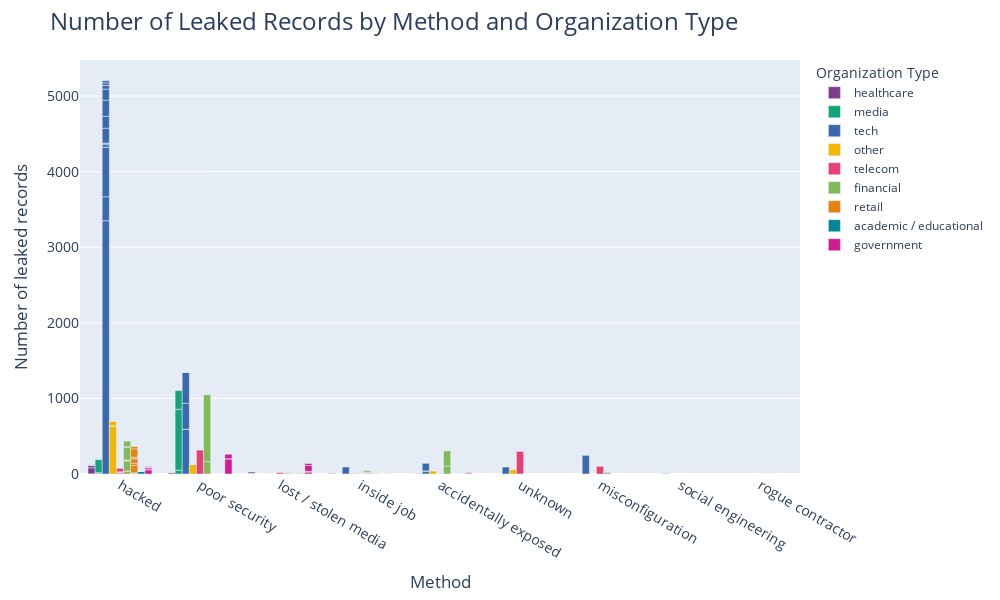

The notebook cell saved with this chart:
### Markdown cell above
**Exercis 2**

### Code cell
fig = px.bar(
    data_breaches,
    x="Method",
    y="Total No Records (M)",
    color="Organization type",
    color_discrete_sequence=px.colors.qualitative.Bold,
    barmode="group"
)

fig.update_layout(
    title="Number of Leaked Records by Method and Organization Type",
    title_font=dict(size=24),
    xaxis_title="Method",
    yaxis_title="Number of leaked records",
    font=dict(size=14),
    width=1000,
    height=600,
    legend=dict(title="Organization Type", font=dict(size=12)),
)

fig.show()

### Figure 1 — Plotly figure (JSON) as saved in the notebook; plotly's stock layout.template omitted (floating-point values rounded to 4 significant figures)
{"data": [{"alignmentgroup": "True", "hovertemplate": "Organization type=healthcare<br>Method=%{x}<br>Total No Records (M)=%{y}<extra></extra>", "legendgroup": "healthcare", "marker": {"color": "rgb(127, 60, 141)", "pattern": {"shape": ""}}, "name": "healthcare", "offsetgroup": "healthcare", "orientation": "v", "showlegend": true, "textposition": "auto", "type": "bar", "x": ["hacked", "poor security", "lost / stolen media", "lost / stolen media", "hacked", "poor security", "lost / stolen media", "hacked", "lost / stolen media", "lost / stolen media", "hacked", "hacked", "lost / stolen media", "poor security", "hacked", "poor security", "inside job", "hacked", "hacked", "inside job", "hacked", "hacked", "hacked"], "xaxis": "x", "y": [2.2, 0.5666, 4, 0.4446, 80.16, 0.091, 2.743, 30.5, 0.16, 3.314, 4.5, 0.075, 16.52, 0.315, 0.025, 12.72, 0.0067, 15, 0.7464, 6.4, 0.3, 0.13, 0.5314], "yaxis": "y"}, {"alignmentgroup": "True", "hovertemplate": "Organization type=media<br>Method=%{x}<br>Total No Records (M)=%{y}<extra></extra>", "legendgroup": "media", "marker": {"color": "rgb(17, 165, 121)", "pattern": {"shape": ""}}, "name": "media", "offsetgroup": "media", "orientation": "v", "showlegend": true, "textposition": "auto", "type": "bar", "x": ["hacked", "accidentally exposed", "poor security", "poor security", "accidentally exposed", "poor security", "hacked", "hacked", "hacked", "unknown"], "xaxis": "x", "y": [14.87, 6, 50.5, 807, 1.5, 246, 0.43, 1.27, 173, 0.38], "yaxis": "y"}, {"alignmentgroup": "True", "hovertemplate": "Organization type=tech<br>Method=%{x}<br>Total No Records (M)=%{y}<extra></extra>", "legendgroup": "tech", "marker": {"color": "rgb(57, 105, 172)", "pattern": {"shape": ""}}, "name": "tech", "offsetgroup": "tech", "orientation": "v", "showlegend": true, "textposition": "auto", "type": "bar", "x": ["hacked", "poor security", "poor security", "hacked", "inside job", "accidentally exposed", "hacked", "hacked", "hacked", "hacked", "hacked", "hacked", "hacked", "hacked", "hacked", "poor security", "poor security", "hacked", "accidentally exposed", "lost / stolen media", "accidentally exposed", "misconfiguration", "hacked", "poor security", "unknown", "hacked", "misconfiguration", "poor security", "hacked", "social engineering"], "xaxis": "x", "y": [3350.0, 592.5, 0.3, 316.5, 92, 32.37, 654.9, 0.275, 34.3, 18, 3.8, 196.4, 158.5, 213.3, 144.9, 340, 412.2, 48.94, 8.584, 0.2, 100, 250, 1.6, 0.126, 92.28, 32.57, 1.382, 0.5, 28.72, 6.054], "yaxis": "y"}, {"alignmentgroup": "True", "hovertemplate": "Organization type=other<br>Method=%{x}<br>Total No Records (M)=%{y}<extra></extra>", "legendgroup": "other", "marker": {"color": "rgb(242, 183, 1)", "pattern": {"shape": ""}}, "name": "other", "offsetgroup": "other", "orientation": "v", "showlegend": true, "textposition": "auto", "type": "bar", "x": ["hacked", "hacked", "unknown", "inside job", "hacked", "poor security", "inside job", "poor security", "hacked", "accidentally exposed"], "xaxis": "x", "y": [636.1, 0.11, 56, 11.1, 1.25, 125.2, 1.8, 0.052, 57, 38], "yaxis": "y"}, {"alignmentgroup": "True", "hovertemplate": "Organization type=telecom<br>Method=%{x}<br>Total No Records (M)=%{y}<extra></extra>", "legendgroup": "telecom", "marker": {"color": "rgb(231, 63, 116)", "pattern": {"shape": ""}}, "name": "telecom", "offsetgroup": "telecom", "orientation": "v", "showlegend": true, "textposition": "auto", "type": "bar", "x": ["poor security", "lost / stolen media", "hacked", "poor security", "hacked", "hacked", "hacked", "hacked", "hacked", "misconfiguration", "poor security", "accidentally exposed", "lost / stolen media", "hacked", "unknown", "accidentally exposed", "inside job"], "xaxis": "x", "y": [320, 0.113, 0.114, 1.9, 0.1, 1.54, 15, 4, 8.7, 100, 0.3774, 0.17, 17, 45, 299.1, 0.9, 2], "yaxis": "y"}, {"alignmentgroup": "True", "hovertemplate": "Organization type=financial<br>Method=%{x}<br>Total No Records (M)=%{y}<extra></extra>", "legendgroup": "financial", "marker": {"color": "rgb(128, 186, 90)", "pattern": {"shape": ""}}, "name": "financial", "offsetgroup": "financial", "orientation": "v", "showlegend": true, "textposition": "auto", "type": "bar", "x": ["lost / stolen media", "poor security", "lost / stolen media", "poor security", "accidentally exposed", "hacked", "hacked", "hacked", "hacked", "poor security", "inside job", "inside job", "inside job", "hacked", "inside job", "lost / stolen media", "poor security", "hacked", "poor security", "hacked", "hacked", "hacked", "inside job", "lost / stolen media", "lost / stolen media", "rogue contractor", "misconfiguration", "hacked", "hacked", "accidentally exposed"], "xaxis": "x", "y": [5.3, 0.125, 12.5, 0.09, 106, 40, 0.06, 135, 0.3601, 0.15, 9.5, 2.6, 2.5, 9.5, 9.7, 5.9, 163.1, 0.4, 885, 170.3, 5.32, 76, 20, 0.96, 0.034, 0.03, 20.08, 6.3, 0.098, 200], "yaxis": "y"}, {"alignmentgroup": "True", "hovertemplate": "Organization type=retail<br>Method=%{x}<br>Total No Records (M)=%{y}<extra></extra>", "legendgroup": "retail", "marker": {"color": "rgb(230, 131, 16)", "pattern": {"shape": ""}}, "name": "retail", "offsetgroup": "retail", "orientation": "v", "showlegend": true, "textposition": "auto", "type": "bar", "x": ["hacked", "inside job", "hacked", "hacked", "lost / stolen media", "hacked", "hacked", "hacked", "poor security", "inside job", "hacked", "lost / stolen media", "hacked", "hacked", "hacked"], "xaxis": "x", "y": [6.55, 8.637, 1.4, 7.261, 0.8, 98.2, 28.64, 60.1, 0.283, 0.51, 0.2, 0.097, 20, 110, 30], "yaxis": "y"}, {"alignmentgroup": "True", "hovertemplate": "Organization type=academic / educational<br>Method=%{x}<br>Total No Records (M)=%{y}<extra></extra>", "legendgroup": "academic / educational", "marker": {"color": "rgb(0, 134, 149)", "pattern": {"shape": ""}}, "name": "academic / educational", "offsetgroup": "academic / educational", "orientation": "v", "showlegend": true, "textposition": "auto", "type": "bar", "x": ["hacked", "hacked", "hacked", "lost / stolen media", "hacked", "hacked", "hacked", "hacked", "accidentally exposed"], "xaxis": "x", "y": [35.34, 0.125, 0.76, 4.372, 1.165, 0.16, 0.143, 0.073, 0.043], "yaxis": "y"}, {"alignmentgroup": "True", "hovertemplate": "Organization type=government<br>Method=%{x}<br>Total No Records (M)=%{y}<extra></extra>", "legendgroup": "government", "marker": {"color": "rgb(207, 28, 144)", "pattern": {"shape": ""}}, "name": "government", "offsetgroup": "government", "orientation": "v", "showlegend": true, "textposition": "auto", "type": "bar", "x": ["lost / stolen media", "hacked", "poor security", "lost / stolen media", "inside job", "lost / stolen media", "poor security", "hacked", "accidentally exposed", "poor security", "hacked", "accidentally exposed", "inside job", "hacked", "lost / stolen media", "hacked", "hacked", "accidentally exposed", "inside job", "lost / stolen media", "poor security", "lost / stolen media", "lost / stolen media", "hacked"], "xaxis": "x", "y": [0.8, 55, 0.03, 28, 0.903, 0.1, 201, 12.21, 11.55, 0.21, 21.5, 6.5, 0.68, 0.18, 1.835, 1.5, 0.176, 4.608, 0.089, 4.901, 60, 76.2, 26.5, 8.257], "yaxis": "y"}], "layout": {"barmode": "group", "font": {"size": 14}, "height": 600, "legend": {"font": {"size": 12}, "title": {"text": "Organization Type"}, "tracegroupgap": 0}, "margin": {"t": 60}, "title": {"font": {"size": 24}, "text": "Number of Leaked Records by Method and Organization Type"}, "width": 1000, "xaxis": {"anchor": "y", "domain": [0, 1], "title": {"text": "Method"}}, "yaxis": {"anchor": "x", "domain": [0, 1], "title": {"text": "Number of leaked records"}}}}
